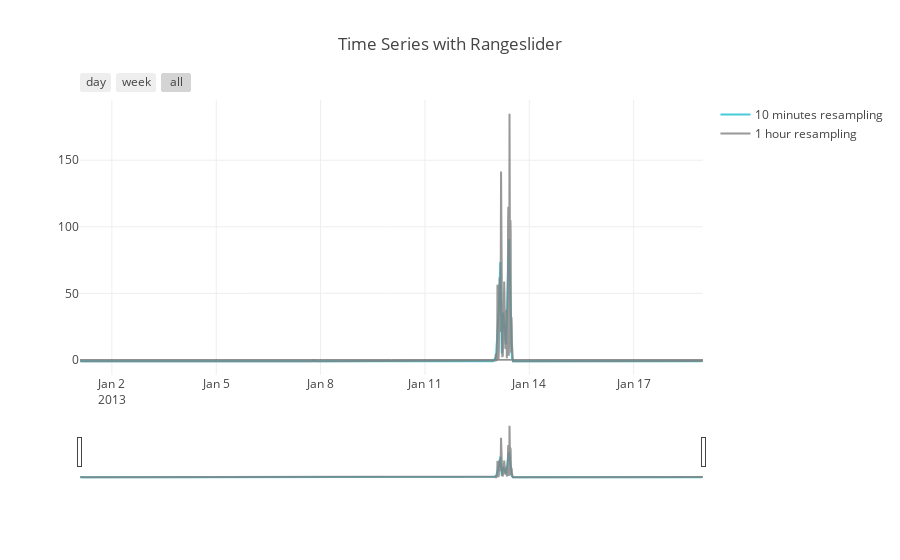

Notebook source saved alongside this figure:
### Code cell
plot_time_series(minute_sample, hour_sample)

### Figure 1 — Plotly figure (JSON) as saved in the notebook; plotly's stock layout.template omitted (floating-point values rounded to 4 significant figures; data arrays with more than 128 entries replaced by an {"elided": "..."} marker saying what was removed)
{"data": [{"line": {"color": "#17BECF"}, "name": "10 minutes resampling", "opacity": 0.8, "type": "scatter", "uid": "a0209e94-adce-11e8-bdb9-6c96cfdef807", "x": {"elided": "430 str values"}, "y": {"elided": "430 float values"}}, {"line": {"color": "#7F7F7F"}, "name": "1 hour resampling", "opacity": 0.8, "type": "scatter", "uid": "a020a02e-adce-11e8-bdb9-6c96cfdef807", "x": {"elided": "2578 str values"}, "y": {"elided": "2578 float values"}}], "layout": {"title": "Time Series with Rangeslider", "xaxis": {"rangeselector": {"buttons": [{"count": 1, "label": "day", "step": "day", "stepmode": "backward"}, {"count": 7, "label": "week", "step": "day", "stepmode": "backward"}, {"step": "all"}]}, "rangeslider": {"visible": true}, "type": "date"}}}
